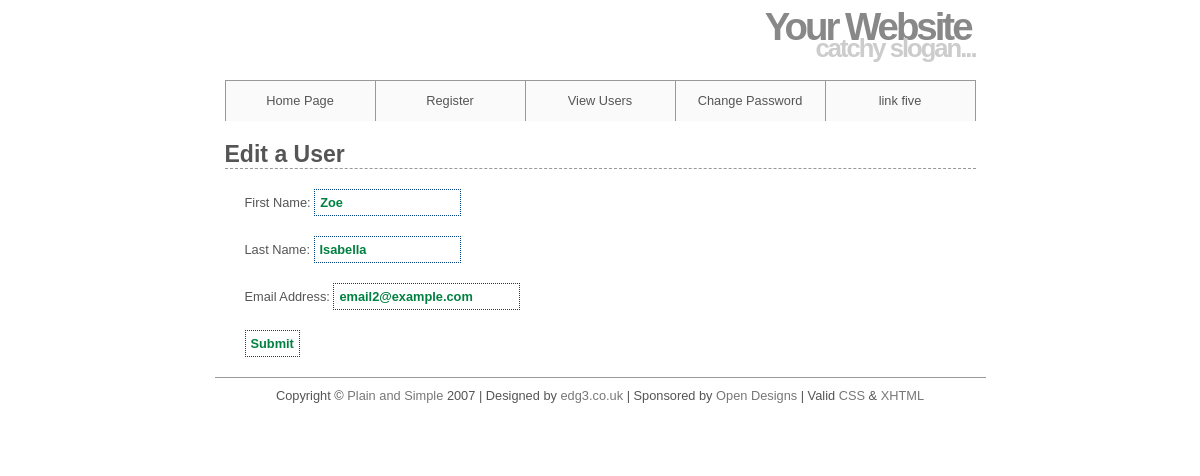
/edit_user.php?id=2, run on the app's committed database.
### tables this page shows
CREATE TABLE jte_users (
user_id MEDIUMINT UNSIGNED NOT NULL AUTO_INCREMENT,
first_name VARCHAR(20) NOT NULL,
last_name VARCHAR(40) NOT NULL,
email VARCHAR(60) NOT NULL,
pass CHAR(40) NOT NULL,
registration_date DATETIME NOT NULL,
PRIMARY KEY (user_id)
);

### edit_user.php (the view, shortened to what this page needs)
<?php
echo '<h1>Edit a User</h1>';
if ( (isset($_GET['id'])) && (is_numeric($_GET['id'])) ) {
	$id = $_GET['id'];
} elseif ( (isset($_POST['id'])) && (is_numeric($_POST['id'])) ) {
	$id = $_POST['id'];
} else {
	echo '<p class="error">This page has been accessed in error.</p>';
	include ('includes/footer.html');
	exit();
}
require ('mysqli_connect.php');
$q = "SELECT first_name, last_name, email FROM jte_users WHERE user_id=$id";
$r = @mysqli_query ($dbc, $q);
if (mysqli_num_rows($r) == 1) {
	$row = mysqli_fetch_array ($r, MYSQLI_NUM);
	echo '<form action="edit_user.php" method="post">
<p>First Name: <input type="text" name="first_name" size="15" maxlength="15" value="' . $row[0] . '" /></p>
<p>Last Name: <input type="text" name="last_name" size="15" maxlength="30" value="' . $row[1] . '" /></p>
<p>Email Address: <input type="text" name="email" size="20" maxlength="60" value="' . $row[2] . '"  /> </p>
<p><input type="submit" name="submit" value="Submit" /></p>
<input type="hidden" name="id" value="' . $id . '" />
</form>';
} else {
	echo '<p class="error">This page has been accessed in error.</p>';
}
?>

### includes/style.css (style rules this page uses)
* { border:0; margin:0; padding:0; }
a { color:#777; text-decoration:none; }
body { background:#ffffff; color:#555; font:0.8em Arial, Helvetica, "bitstream vera sans", sans-serif; }
#header { border-bottom:1px solid #999; height:80px; margin:0 auto; width:751px; }
#header h1 { color:#888; font-size:300%; letter-spacing:-3px; text-align:right; padding:5px; margin-bottom:-20px; }
#header h2 { color:#CCC; font-size:200%; letter-spacing:-2px; text-align:right; }
#navigation { background:#fafafa; border-right:1px solid #999; margin:0 auto; width:750px; height:40px; list-style:none; }
#navigation li { border-left:1px solid #999; float:left; width:149px; list-style:none; }
#navigation a { color:#555; display:block; line-height:40px; text-align:center; }
#content { height:auto; margin:0 auto; padding:0 0 20px; width:751px; }
#content h1 { border-bottom:1px dashed #999; font-size:1.8em; padding:20px 0 0; }
#content p { padding:20px 20px 0; }
#footer { border-top:1px solid #999; height:50px; margin:0 auto; padding:10px; text-align:center; width:751px; }
input, select, .input { padding: 5px; font-weight: bold; font-size: 1em; color: #008040; background: #FFFFFF; border:1px dotted #004080; }

### data on the page
jte_users: first_name "Zoe", last_name "Isabella", email "email2@example.com"
